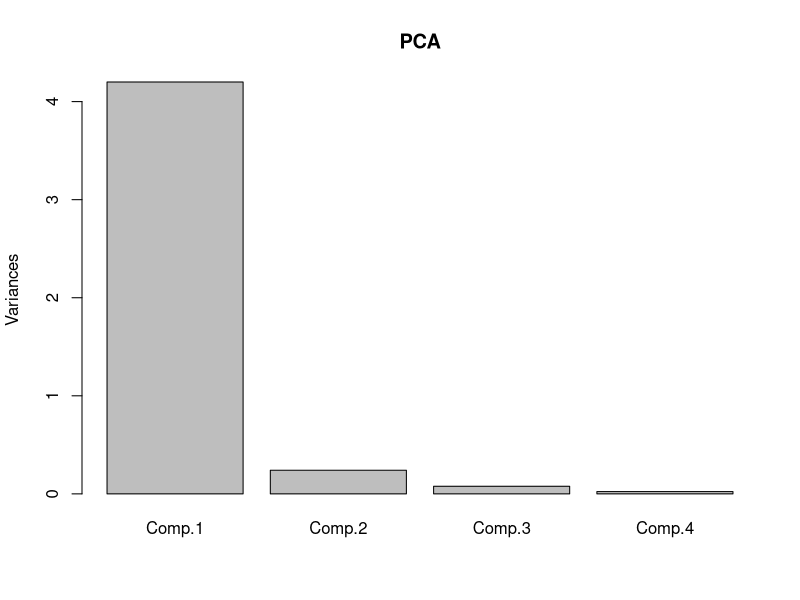
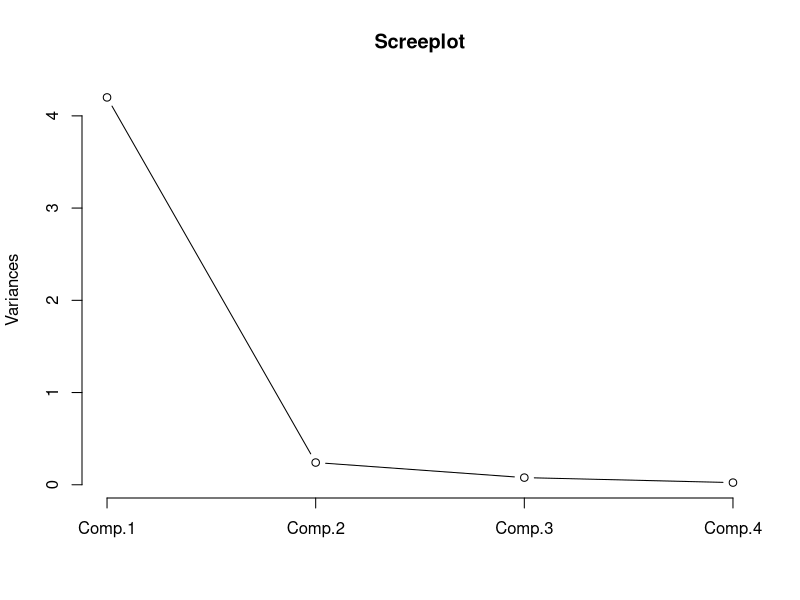
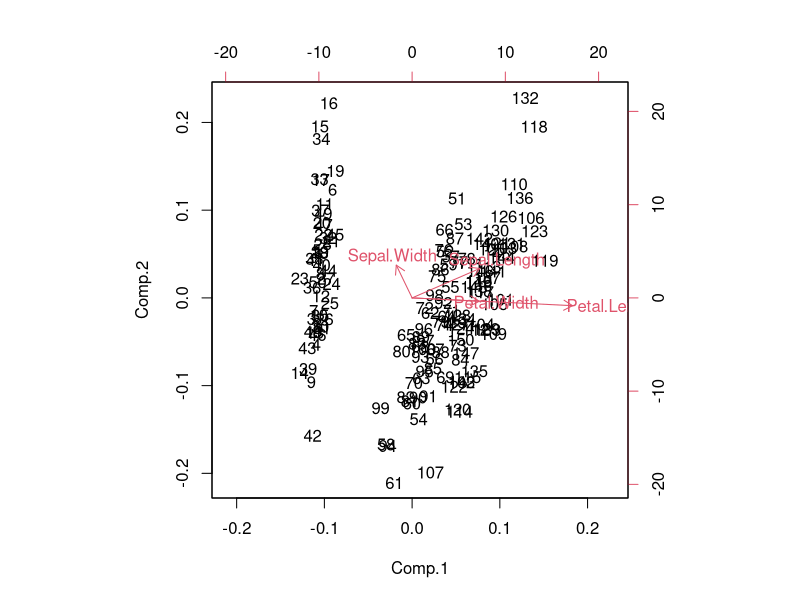

Generate these figures, in order, with R:
# Filename: _077_pca.R
# Title: Principal Component Analysis (PCA) in R
# Author: Raghava | GitHub: @raghavtwenty
# Date Created: July 7, 2024 | Last Updated: July 7, 2024
# Language: R | Version: 4.4.0

# Load necessary libraries
# install.packages('dplyr')
library(stats)
library(dplyr)

# View the iris dataset
View(iris)

# Select the first four columns of the iris dataset (excluding the species column)
mydata <- select(iris, c(1, 2, 3, 4))

# Calculate the correlation matrix
cor_matrix <- cor(mydata)
print(cor_matrix)

# Calculate the mean of the correlation coefficients
mean_cor <- mean(cor_matrix)
print(mean_cor)

# Perform Principal Component Analysis (PCA)
PCA <- princomp(mydata)

# Display the loadings of the PCA
print(PCA$loadings)

# Summary of PCA results
summary(PCA)

# Extract the PCA scores
PC <- PCA$scores

# View the first few PCA scores
View(PC)

# Calculate the correlation matrix of the PCA scores
cor_PC <- cor(PC)
print(cor_PC)

# Plot the PCA results
plot(PCA)
screeplot(PCA, type = "line", main = "Screeplot")

# Create a biplot of the PCA
biplot(PCA)

# View the first 10 PCA scores
print(PCA$scores[1:10,])
